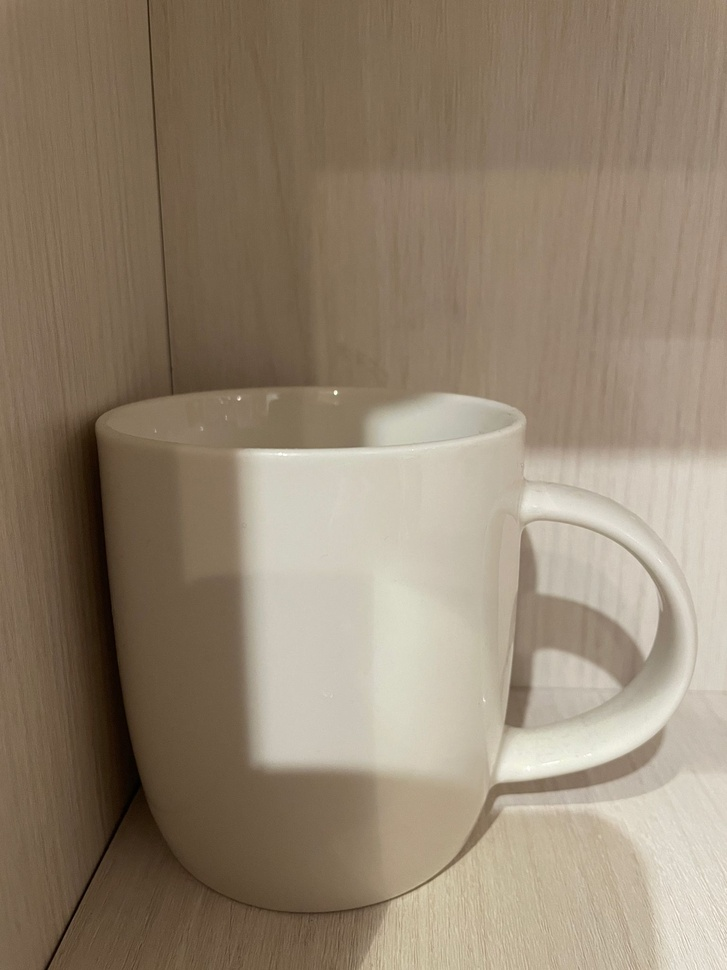
#> input picture Image Differencing & Thresholding/img_mug.jpeg, 727 x 970 px, shrunk from 1536 x 2048 before the run
$ jupyter execute Using_OpenCV.ipynb
#> lines starting #> are read from the running program, lines starting #| are printed output that depends on the picture; after the words box and inside, x2 and y2 are one past the last pixel; in counts of white or black regions, pixels touching at a corner belong together
I took a picture of a scene. Then, without moving the camera, I put a coffee cup in the scene and took a second picture. I loaded these images and converted both to 8-bit grayscale images.

Then I took the absolute value of their difference.

Finally, I took the binary threshold of the resulting image using a level that preserved most of the coffee mug but removed some of the noise and displayed the result.

[cell 1]
import cv2
import matplotlib.pyplot as plt

# Load the images
img_mug = cv2.imread('img_mug.jpeg')
#> img_mug is the input picture: shape (970, 727, 3); mean B, G, R 111.8, 131.7, 147.2
img_no_mug = cv2.imread('img_no_mug.jpeg')
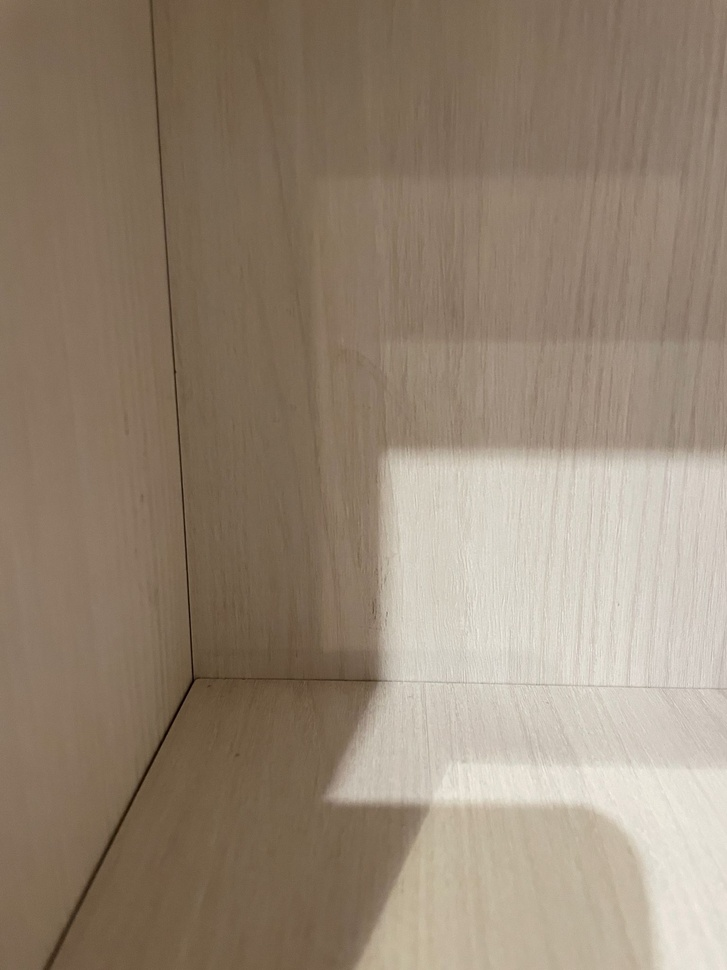
#> input picture Image Differencing & Thresholding/img_no_mug.jpeg, 727 x 970 px, shrunk from 1536 x 2048 before the run
#> img_no_mug is the input picture: shape (970, 727, 3); mean B, G, R 115, 133.2, 149.2

# Convert the images to 8-bit grayscale
img_mug_gray = cv2.cvtColor(img_mug, cv2.COLOR_BGR2GRAY)
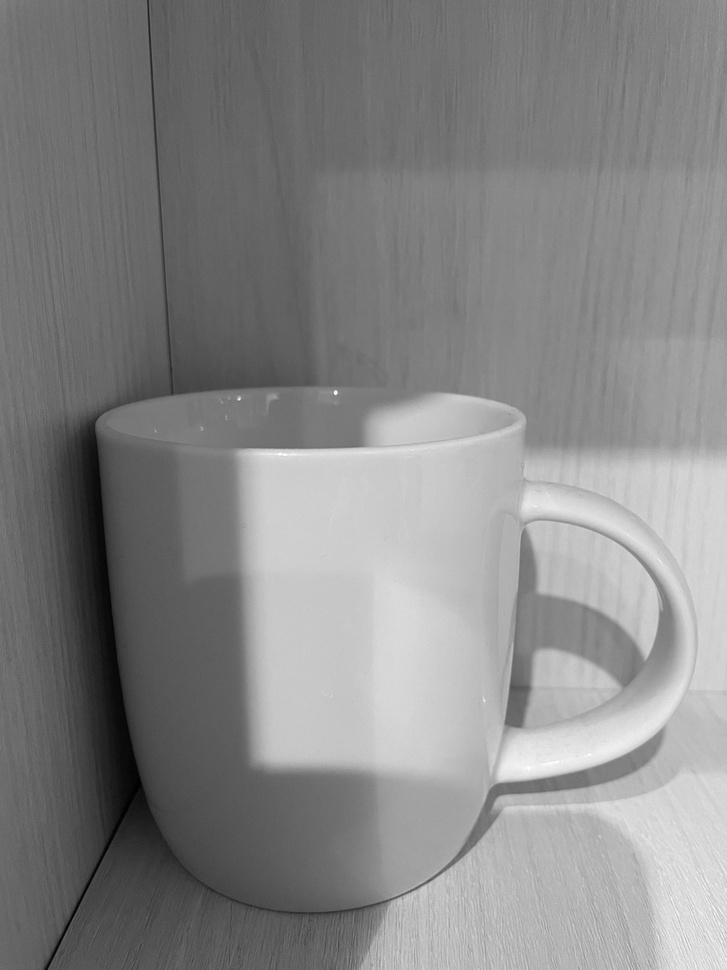
#> img_mug_gray: shape (970, 727); min 0, max 254, mean 134.1
img_no_mug_gray = cv2.cvtColor(img_no_mug, cv2.COLOR_BGR2GRAY)
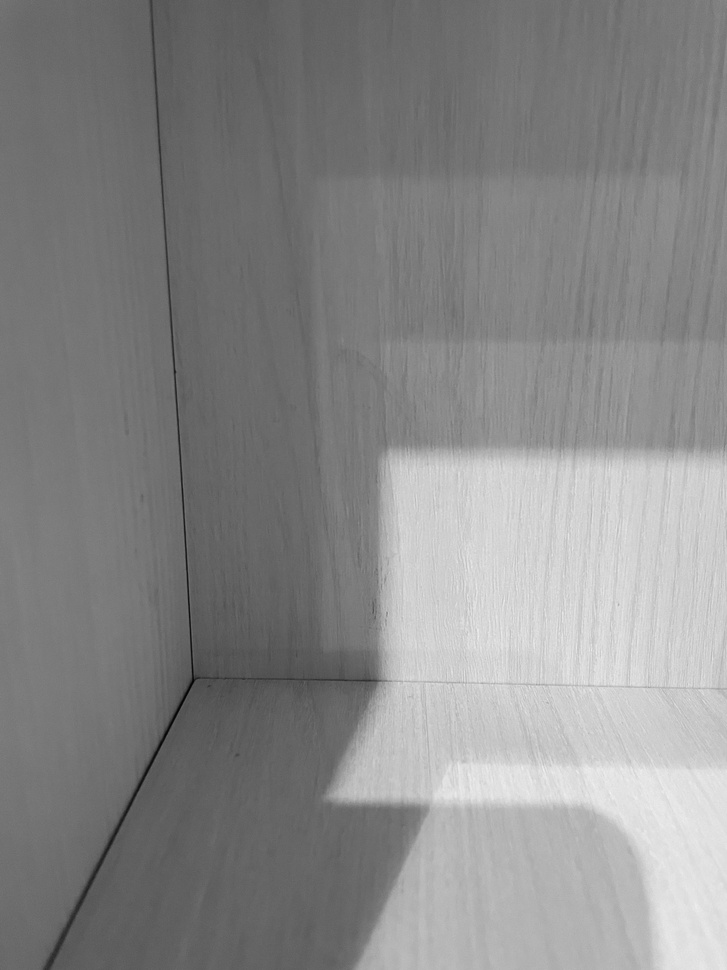
#> img_no_mug_gray: shape (970, 727); min 4, max 243, mean 135.9

# Display the grayscale images using matplotlib
fig, axs = plt.subplots(1, 2, figsize=(10, 5))

axs[0].imshow(img_mug_gray, cmap='gray')
axs[0].axis('off')
axs[0].set_title('Grayscale Image with Mug')

axs[1].imshow(img_no_mug_gray, cmap='gray')
axs[1].axis('off')
axs[1].set_title('Grayscale Image without Mug')

plt.show()
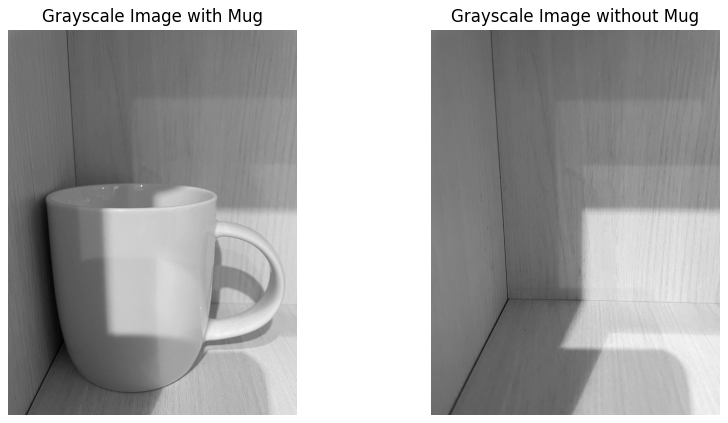
#> figure drawn by matplotlib, 2 panels

[cell 2]
# Take the absolute value of the difference between the two grayscale images
difference = cv2.absdiff(img_mug_gray, img_no_mug_gray)
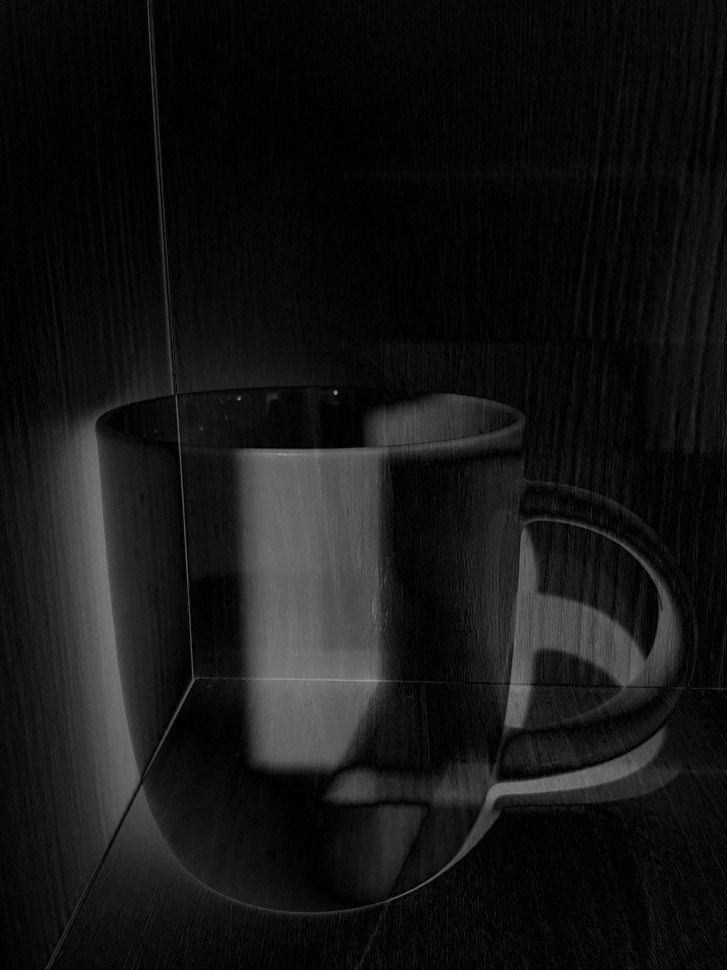
#> difference: shape (970, 727); min 0, max 158, mean 20.7

# Display the difference image
plt.imshow(difference, cmap='gray')
plt.axis('off')
plt.title('Absolute Difference between Grayscale Images')
plt.show()

[cell 3]
# Apply a binary threshold to the difference image
# The threshold value wa determined by trial and error to preserve the mug while removing noise
threshold_value = 50
_, binary_threshold = cv2.threshold(difference, threshold_value, 255, cv2.THRESH_BINARY)
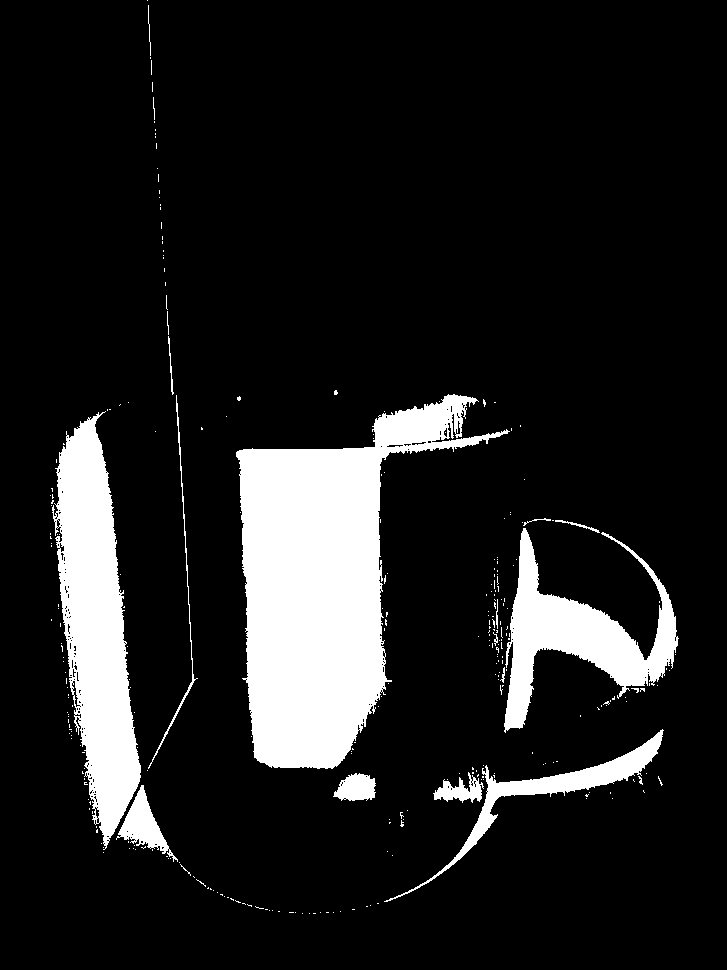
#> binary_threshold: shape (970, 727); 12.5% white; 300 white regions (282 under 20 px), largest, box (x1, y1, x2, y2) and area: (236, 394, 510, 769) 45721, (52, 411, 141, 850) 20912, (504, 528, 679, 733) 12013

# Display the binary threshold image
plt.imshow(binary_threshold, cmap='gray')
plt.axis('off')
plt.title('Binary Threshold of Difference Image')
plt.show()

[cell 4]
import numpy as np
# Create a kernel for morphological operations
kernel = np.ones((3,3), np.uint8)

# Apply morphological opening to the binary threshold image to remove noise
binary_threshold_opened = cv2.morphologyEx(binary_threshold, cv2.MORPH_OPEN, kernel)
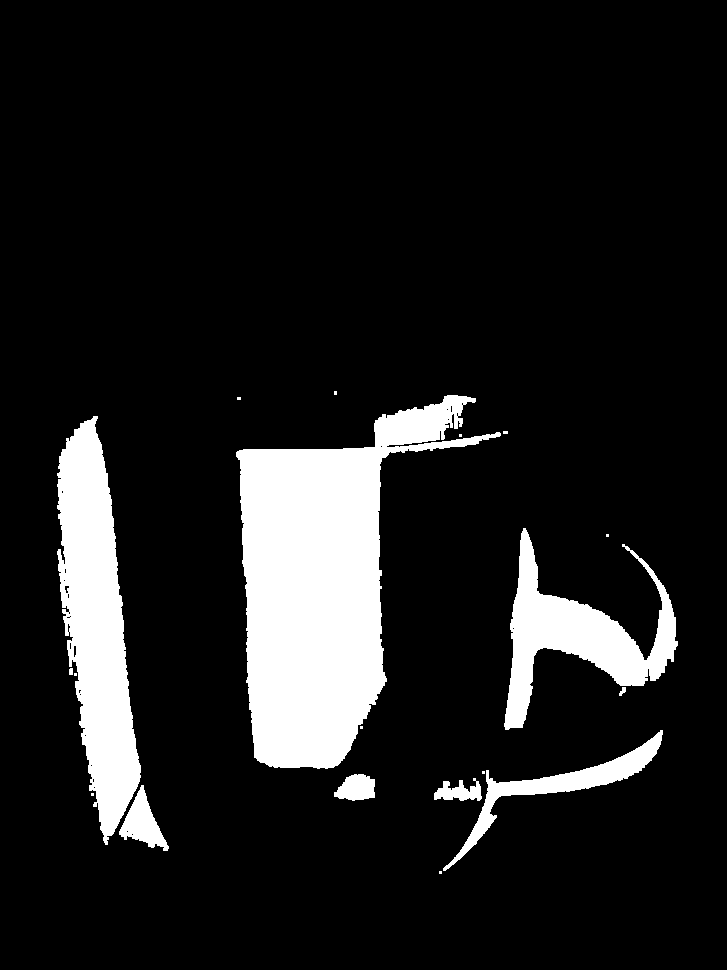
#> binary_threshold_opened: shape (970, 727); 11.9% white; 19 white regions (10 under 20 px), largest, box (x1, y1, x2, y2) and area: (236, 395, 501, 769) 45175, (57, 416, 141, 845) 20093, (504, 528, 678, 730) 11667

# Display the result
plt.imshow(binary_threshold_opened, cmap='gray')
plt.axis('off')  # Hide the axes
plt.title('Reducing even more noise')
plt.show()
